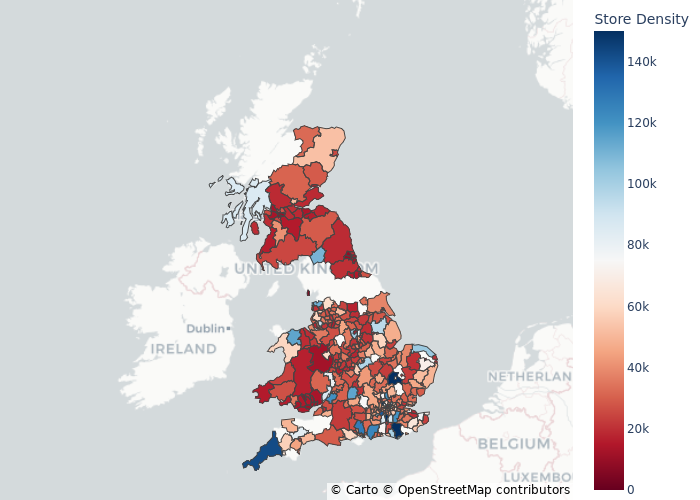

Generate this figure with Python:
from urllib.request import urlopen
import json
import plotly.express as px
import pandas as pd

# Fetch the GeoJSON data of UK local authorities
with urlopen('https://raw.githubusercontent.com/thomasvalentine/Choropleth/main/Local_Authority_Districts_(December_2021)_GB_BFC.json') as response:
    Local_authorities = json.load(response)

# Access the local authority code directly from GeoJSON data
geojson_codes = [feature['properties']['LAD21CD'] for feature in Local_authorities['features']]

# Create a DataFrame with local authority codes
geojson_df = pd.DataFrame({'LA': geojson_codes})

# Load store density data from CSV file
store_density_data = pd.read_csv('Raw Data for Greggs Scrape CSV.csv')

# Merge store density data with GeoJSON data based on the 'LA' column
merged_data = pd.merge(geojson_df, store_density_data, how='left', on='LA')

# Create a choropleth map using Plotly Express with dark red to dark blue color scale
fig = px.choropleth_mapbox(
    merged_data,
    geojson=Local_authorities,
    locations='LA',
    color='Store_Density',
    featureidkey="properties.LAD21CD",
    color_continuous_scale="RdBu",  # Use the RdBu color scale
    color_continuous_midpoint=75,  # Set midpoint for transition
    range_color=[0, 150000],  # Set the expanded range of values
    mapbox_style="carto-positron",
    center={"lat": 55.09621, "lon": -4.0286298},
    zoom=4.2,
    labels={'Store_Density': 'Store Density'}
)

# Update layout and save the figure as a PNG file
fig.update_layout(margin={"r": 0, "t": 0, "l": 0, "b": 0})
fig.write_image('choropleth_map_with_density_dark_red_to_dark_blue_expanded_range.png')
